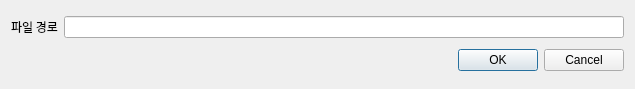
<?xml version="1.0" encoding="UTF-8"?>
<ui version="4.0">
 <class>filePathDialog</class>
 <widget class="QDialog" name="filePathDialog">
  <property name="geometry">
   <rect>
    <x>0</x>
    <y>0</y>
    <width>635</width>
    <height>89</height>
   </rect>
  </property>
  <property name="minimumSize">
   <size>
    <width>635</width>
    <height>89</height>
   </size>
  </property>
  <property name="maximumSize">
   <size>
    <width>10000</width>
    <height>89</height>
   </size>
  </property>
  <property name="windowTitle">
   <string>온도미쁨 - 데이터베이스 관리 도구</string>
  </property>
  <layout class="QVBoxLayout" name="verticalLayout_2">
   <item>
    <layout class="QVBoxLayout" name="base">
     <item>
      <layout class="QHBoxLayout" name="base_in">
       <item>
        <widget class="QLabel" name="filePathLbl">
         <property name="font">
          <font>
           <family>Apple SD Gothic Neo</family>
          </font>
         </property>
         <property name="text">
          <string>파일 경로</string>
         </property>
        </widget>
       </item>
       <item>
        <widget class="QLineEdit" name="filePathEdit"/>
       </item>
      </layout>
     </item>
    </layout>
   </item>
   <item>
    <widget class="QDialogButtonBox" name="buttonBox">
     <property name="orientation">
      <enum>Qt::Horizontal</enum>
     </property>
     <property name="standardButtons">
      <set>QDialogButtonBox::Cancel|QDialogButtonBox::Ok</set>
     </property>
    </widget>
   </item>
  </layout>
 </widget>
 <resources/>
 <connections>
  <connection>
   <sender>buttonBox</sender>
   <signal>accepted()</signal>
   <receiver>filePathDialog</receiver>
   <slot>accept()</slot>
   <hints>
    <hint type="sourcelabel">
     <x>248</x>
     <y>254</y>
    </hint>
    <hint type="destinationlabel">
     <x>157</x>
     <y>274</y>
    </hint>
   </hints>
  </connection>
  <connection>
   <sender>buttonBox</sender>
   <signal>rejected()</signal>
   <receiver>filePathDialog</receiver>
   <slot>reject()</slot>
   <hints>
    <hint type="sourcelabel">
     <x>316</x>
     <y>260</y>
    </hint>
    <hint type="destinationlabel">
     <x>286</x>
     <y>274</y>
    </hint>
   </hints>
  </connection>
 </connections>
</ui>
